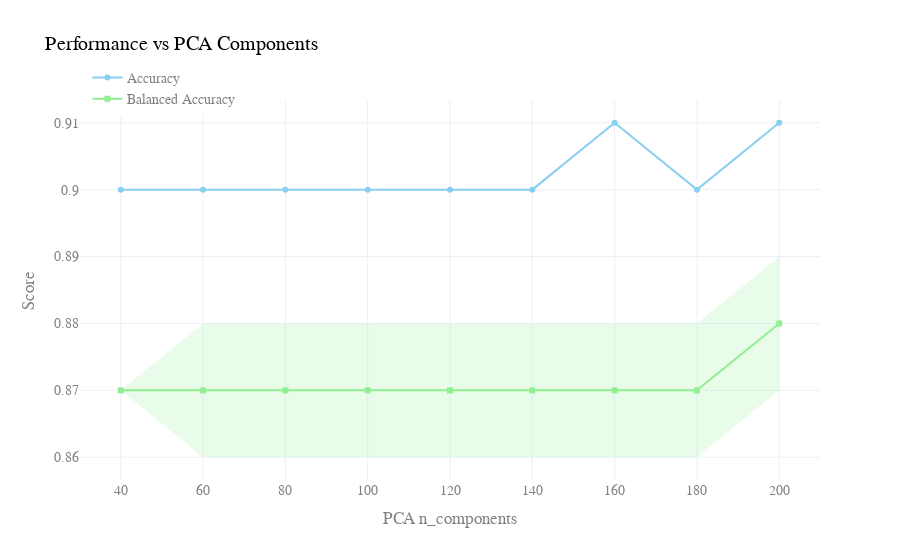

The cell this chart's notebook holds for it:
### Code cell
cv_results = pd.DataFrame(grid.cv_results_)

# X-axis: PCA n_components
x = cv_results['param_pca__n_components']

# Accuracy & Balanced Accuracy
acc = np.round(cv_results['mean_test_accuracy'],2)
bal_acc = np.round(cv_results['mean_test_balanced_accuracy'],2)
std_bal_acc = np.round(cv_results['std_test_balanced_accuracy'],2)

# Create figure
fig = go.Figure()

# Accuracy line (pastel blue)
fig.add_trace(go.Scatter(
    x=x,
    y=acc,
    mode='lines+markers',
    name='Accuracy',
    marker=dict(symbol='circle', color='rgba(137, 207, 240, 1)'),  # Pastel blue
    line=dict(color='rgba(137, 207, 240, 1)')
))

# Balanced Accuracy line (pastel green)
fig.add_trace(go.Scatter(
    x=x,
    y=bal_acc,
    mode='lines+markers',
    name='Balanced Accuracy',
    marker=dict(symbol='square', color='rgba(144, 238, 144, 1)'),  # Pastel green
    line=dict(color='rgba(144, 238, 144, 1)')
))

# Confidence band for Balanced Accuracy (light green)
fig.add_trace(go.Scatter(
    x=list(x) + list(x[::-1]),
    y=list(bal_acc + std_bal_acc) + list(bal_acc - std_bal_acc)[::-1],
    fill='toself',
    fillcolor='rgba(144, 238, 144, 0.2)',  # Lighter green
    line=dict(color='rgba(255,255,255,0)'),
    hoverinfo="skip",
    showlegend=False,
    name='±1 std dev'
))

# Layout with soft design
fig.update_layout(
    title='Performance vs PCA Components',
    xaxis_title='PCA n_components',
    yaxis_title='Score',
    legend=dict(x=0.01, y=1.1),
    template='plotly_white',
    font=dict(family="Arial", size=14, color="gray"),
    title_font=dict(size=20, color="black"),
)

fig.show()

### Figure 1 — Plotly figure (JSON) as saved in the notebook; plotly's stock layout.template omitted (floating-point values rounded to 4 significant figures)
{"data": [{"line": {"color": "rgba(137, 207, 240, 1)"}, "marker": {"color": "rgba(137, 207, 240, 1)", "symbol": "circle"}, "mode": "lines+markers", "name": "Accuracy", "type": "scatter", "x": [40, 60, 80, 100, 120, 140, 160, 180, 200], "y": [0.9, 0.9, 0.9, 0.9, 0.9, 0.9, 0.91, 0.9, 0.91]}, {"line": {"color": "rgba(144, 238, 144, 1)"}, "marker": {"color": "rgba(144, 238, 144, 1)", "symbol": "square"}, "mode": "lines+markers", "name": "Balanced Accuracy", "type": "scatter", "x": [40, 60, 80, 100, 120, 140, 160, 180, 200], "y": [0.87, 0.87, 0.87, 0.87, 0.87, 0.87, 0.87, 0.87, 0.88]}, {"fill": "toself", "fillcolor": "rgba(144, 238, 144, 0.2)", "hoverinfo": "skip", "line": {"color": "rgba(255,255,255,0)"}, "name": "±1 std dev", "showlegend": false, "type": "scatter", "x": [40, 60, 80, 100, 120, 140, 160, 180, 200, 200, 180, 160, 140, 120, 100, 80, 60, 40], "y": [0.87, 0.88, 0.88, 0.88, 0.88, 0.88, 0.88, 0.88, 0.89, 0.87, 0.86, 0.86, 0.86, 0.86, 0.86, 0.86, 0.86, 0.87]}], "layout": {"font": {"color": "gray", "family": "Arial", "size": 14}, "legend": {"x": 0.01, "y": 1.1}, "title": {"font": {"color": "black", "size": 20}, "text": "Performance vs PCA Components"}, "xaxis": {"title": {"text": "PCA n_components"}}, "yaxis": {"title": {"text": "Score"}}}}
